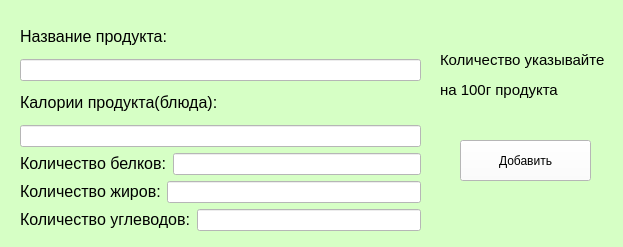
<?xml version="1.0" encoding="UTF-8"?>
<ui version="4.0">
 <class>Add_product</class>
 <widget class="QWidget" name="Add_product">
  <property name="geometry">
   <rect>
    <x>0</x>
    <y>0</y>
    <width>623</width>
    <height>247</height>
   </rect>
  </property>
  <property name="minimumSize">
   <size>
    <width>623</width>
    <height>247</height>
   </size>
  </property>
  <property name="maximumSize">
   <size>
    <width>623</width>
    <height>247</height>
   </size>
  </property>
  <property name="windowTitle">
   <string>Добавление продукта в базу данных</string>
  </property>
  <property name="styleSheet">
   <string notr="true">background-color: #d6ffc5</string>
  </property>
  <widget class="QLabel" name="label_5">
   <property name="geometry">
    <rect>
     <x>440</x>
     <y>30</y>
     <width>171</width>
     <height>91</height>
    </rect>
   </property>
   <property name="text">
    <string>&lt;html&gt;&lt;head/&gt;&lt;body&gt;&lt;p&gt;&lt;span style=&quot; font-size:11pt;&quot;&gt;Количество указывайте&lt;/span&gt;&lt;/p&gt;&lt;p&gt;&lt;span style=&quot; font-size:11pt;&quot;&gt;на 100г продукта&lt;/span&gt;&lt;/p&gt;&lt;/body&gt;&lt;/html&gt;</string>
   </property>
  </widget>
  <widget class="QWidget" name="layoutWidget">
   <property name="geometry">
    <rect>
     <x>20</x>
     <y>20</y>
     <width>401</width>
     <height>211</height>
    </rect>
   </property>
   <layout class="QVBoxLayout" name="verticalLayout_3">
    <item>
     <layout class="QVBoxLayout" name="verticalLayout_2">
      <item>
       <widget class="QLabel" name="label">
        <property name="text">
         <string>&lt;html&gt;&lt;head/&gt;&lt;body&gt;&lt;p&gt;&lt;span style=&quot; font-size:12pt;&quot;&gt;Название продукта:&lt;/span&gt;&lt;/p&gt;&lt;/body&gt;&lt;/html&gt;</string>
        </property>
       </widget>
      </item>
      <item>
       <widget class="QLineEdit" name="product_name">
        <property name="styleSheet">
         <string notr="true">background-color: rgb(255, 255, 255)</string>
        </property>
       </widget>
      </item>
     </layout>
    </item>
    <item>
     <layout class="QVBoxLayout" name="verticalLayout">
      <item>
       <widget class="QLabel" name="label_4">
        <property name="text">
         <string>&lt;html&gt;&lt;head/&gt;&lt;body&gt;&lt;p&gt;&lt;span style=&quot; font-size:12pt;&quot;&gt;Калории продукта(блюда):&lt;/span&gt;&lt;/p&gt;&lt;/body&gt;&lt;/html&gt;</string>
        </property>
       </widget>
      </item>
      <item>
       <widget class="QLineEdit" name="product_calories">
        <property name="styleSheet">
         <string notr="true">background-color: rgb(255, 255, 255)</string>
        </property>
       </widget>
      </item>
     </layout>
    </item>
    <item>
     <layout class="QHBoxLayout" name="horizontalLayout_3">
      <item>
       <widget class="QLabel" name="label_2">
        <property name="text">
         <string>&lt;html&gt;&lt;head/&gt;&lt;body&gt;&lt;p&gt;&lt;span style=&quot; font-size:12pt;&quot;&gt;Количество белков:&lt;/span&gt;&lt;/p&gt;&lt;/body&gt;&lt;/html&gt;</string>
        </property>
       </widget>
      </item>
      <item>
       <widget class="QLineEdit" name="product_proteins">
        <property name="styleSheet">
         <string notr="true">background-color: rgb(255, 255, 255)</string>
        </property>
       </widget>
      </item>
     </layout>
    </item>
    <item>
     <layout class="QHBoxLayout" name="horizontalLayout_2">
      <item>
       <widget class="QLabel" name="label_6">
        <property name="text">
         <string>&lt;html&gt;&lt;head/&gt;&lt;body&gt;&lt;p&gt;&lt;span style=&quot; font-size:12pt;&quot;&gt;Количество жиров:&lt;/span&gt;&lt;/p&gt;&lt;/body&gt;&lt;/html&gt;</string>
        </property>
       </widget>
      </item>
      <item>
       <widget class="QLineEdit" name="product_fats">
        <property name="styleSheet">
         <string notr="true">background-color: rgb(255, 255, 255)</string>
        </property>
       </widget>
      </item>
     </layout>
    </item>
    <item>
     <layout class="QHBoxLayout" name="horizontalLayout">
      <item>
       <widget class="QLabel" name="label_3">
        <property name="text">
         <string>&lt;html&gt;&lt;head/&gt;&lt;body&gt;&lt;p&gt;&lt;span style=&quot; font-size:12pt;&quot;&gt;Количество углеводов:&lt;/span&gt;&lt;/p&gt;&lt;/body&gt;&lt;/html&gt;</string>
        </property>
       </widget>
      </item>
      <item>
       <widget class="QLineEdit" name="product_carbohydrates">
        <property name="styleSheet">
         <string notr="true">background-color: rgb(255, 255, 255)</string>
        </property>
       </widget>
      </item>
     </layout>
    </item>
   </layout>
  </widget>
  <widget class="QPushButton" name="add_btn">
   <property name="geometry">
    <rect>
     <x>460</x>
     <y>140</y>
     <width>131</width>
     <height>41</height>
    </rect>
   </property>
   <property name="styleSheet">
    <string notr="true">background-color: rgb(255, 255, 255)</string>
   </property>
   <property name="text">
    <string>Добавить</string>
   </property>
  </widget>
 </widget>
 <resources/>
 <connections/>
</ui>
